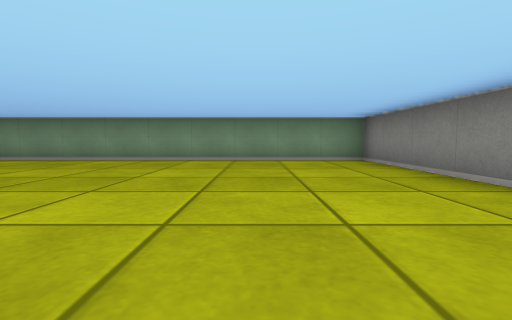
view 1 (above)

16 first-person views from a walk through a cub3D ray-caster map. The camera is about half as high as the walls, tilts 4° down and sees 85° across. The floor is counted in squares. Each view is taken from the middle of a square. On the plan, view 1 faces up. The plan holds only what a view shows up to about 9 squares ahead; the rest is blank.

view 2
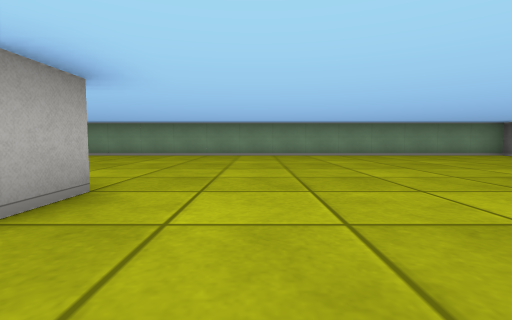

view 3
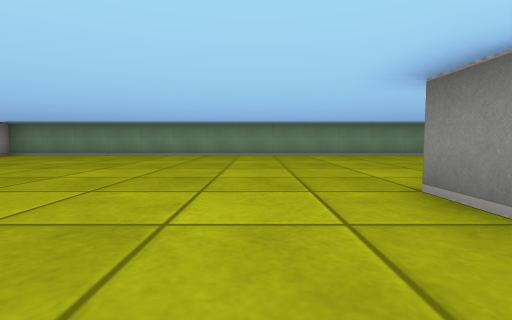

view 4
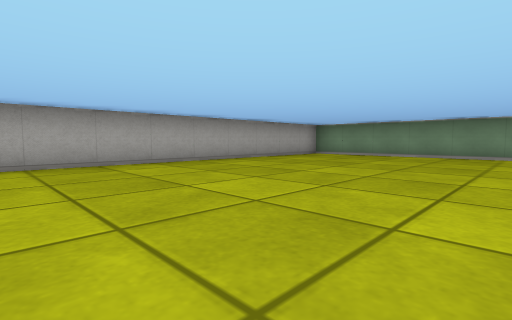

view 5
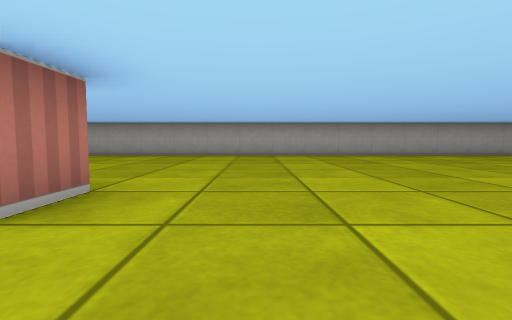

view 6
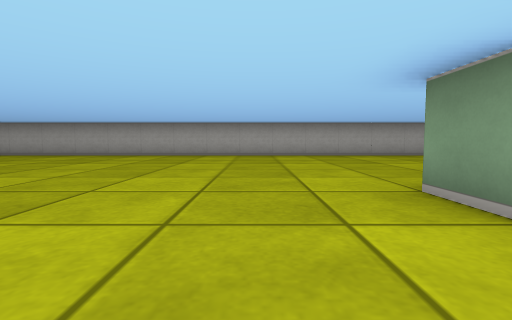

view 7
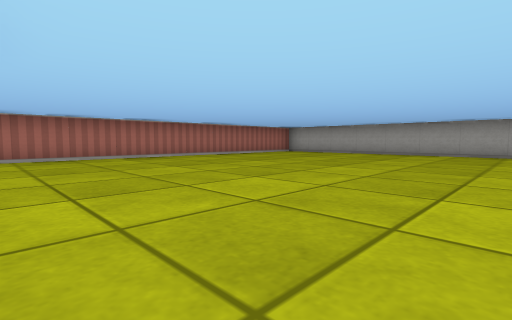

view 8
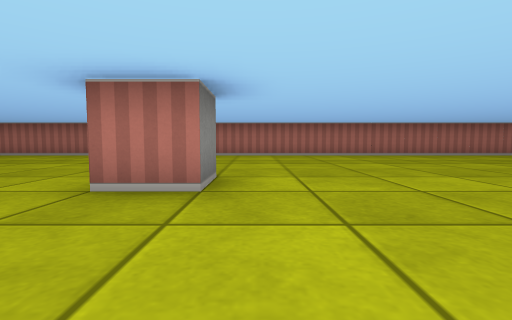

view 9
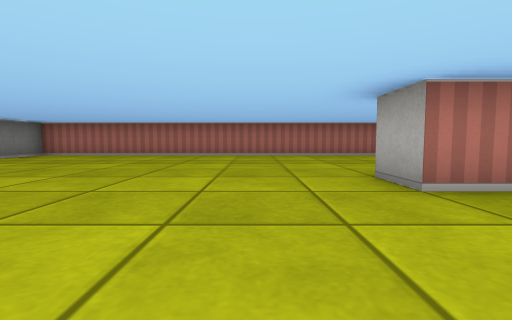

view 10
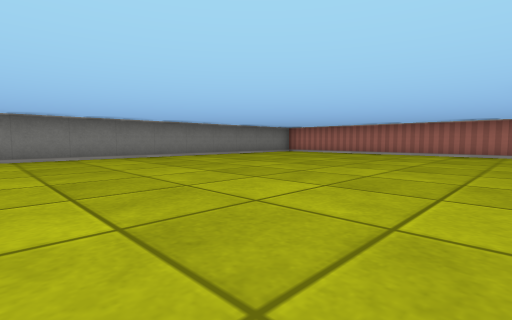

view 11
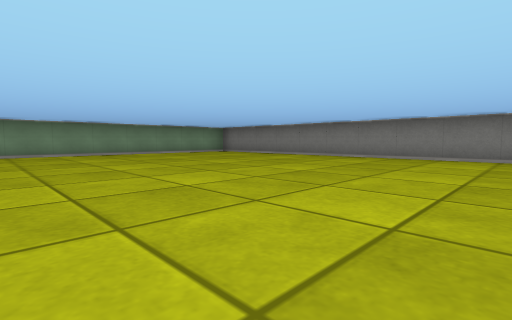

view 12
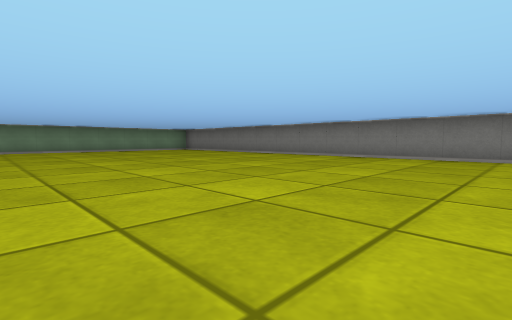

view 13
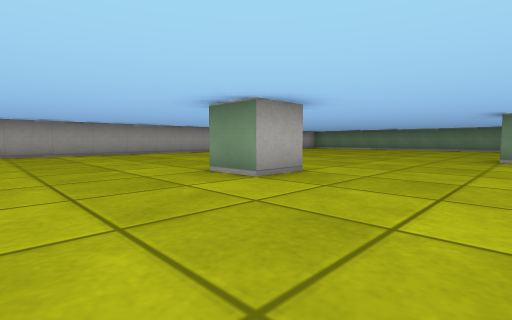

view 14
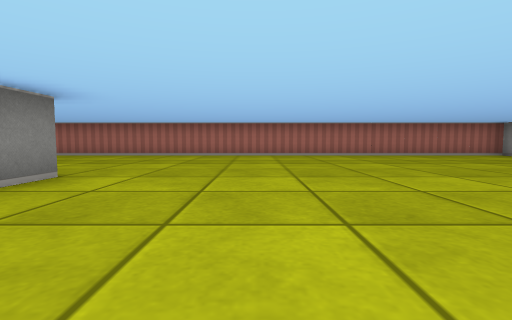

view 15
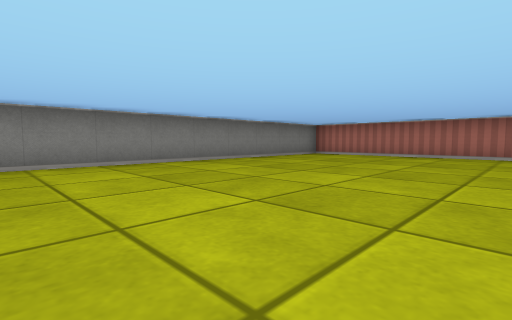

view 16
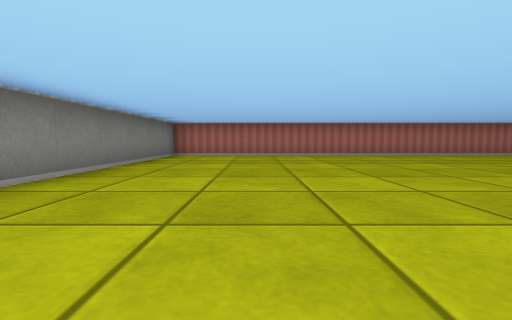

### Floor plan
Points are (right, up) in squares from view 1. A wall is a line through its corners. A room is listed if a view was taken in it or the views show most of it. See-through windows are left out.
Room 1 (views 1, 2, 3, 4, 5, 6, 7, 8, 9, 10, 11, 12, 13, 14, 15, 16)
walls: (-10.5, -4.5) (-9.5, -4.5) (-9.5, -5.5) (-10.5, -5.5); (-7.5, -0.5) (-7.5, 0.5); (-6.5, 0.5) (-6.5, -0.5); (-6.5, -10.5) (-6.5, -9.5) (-5.5, -9.5) (-5.5, -10.5); (-16.5, 6.5) (-16.5, -15.5) (2.5, -15.5) (2.5, 6.5) (-16.5, 6.5)

Where each view was taken, in squares from view 1:
view 1: 0 up, 0 right, facing up
view 2: 2 down, 5 left, facing up
view 3: 2 down, 9 left, facing up
view 4: 2 down, 11 left, facing up-left
view 5: 3 down, 8 left, facing left
view 6: 7 down, 8 left, facing left
view 7: 8 down, 7 left, facing down-left
view 8: 7 down, 7 left, facing down
view 9: 7 down, 4 left, facing down
view 10: 6 down, 5 left, facing down-right
view 11: 3 down, 5 left, facing up-right
view 12: 6 down, 5 left, facing up-right
view 13: 8 down, 7 left, facing up-left
view 14: 7 down, 9 left, facing down
view 15: 7 down, 3 left, facing down-right
view 16: 7 down, 0 right, facing down
